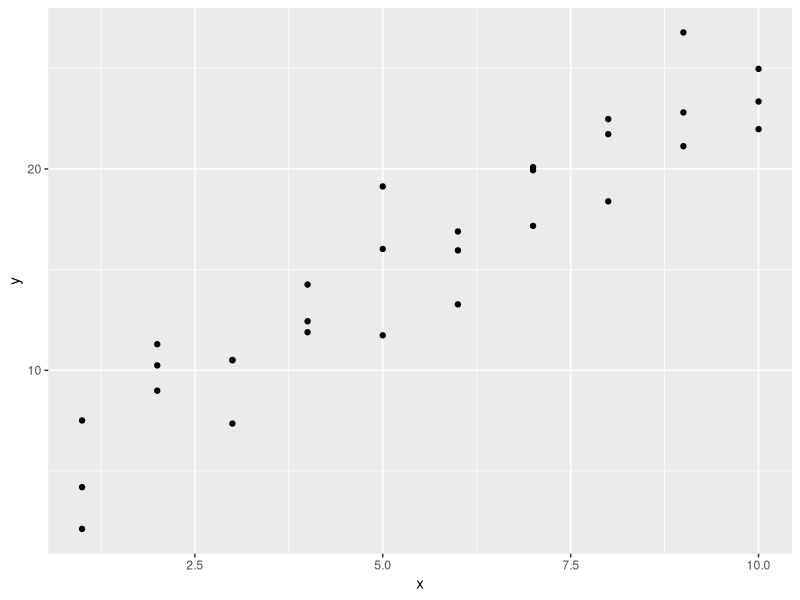
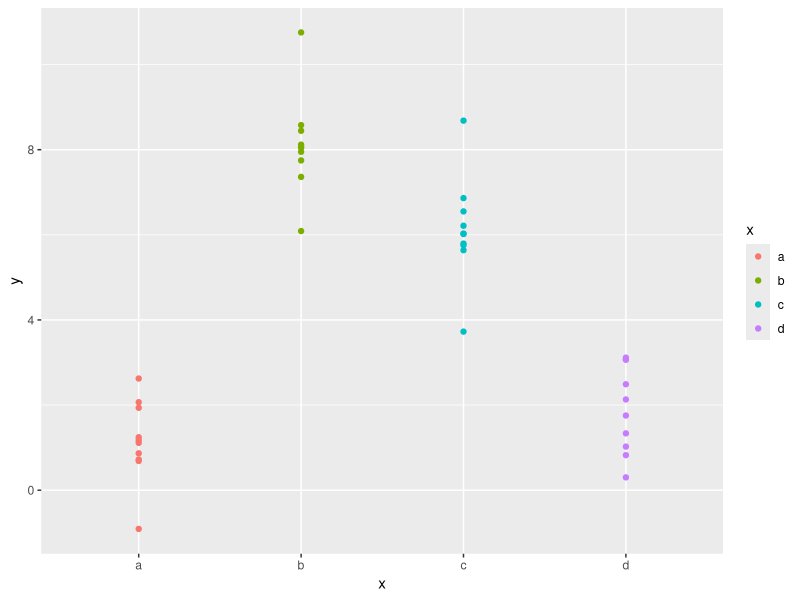
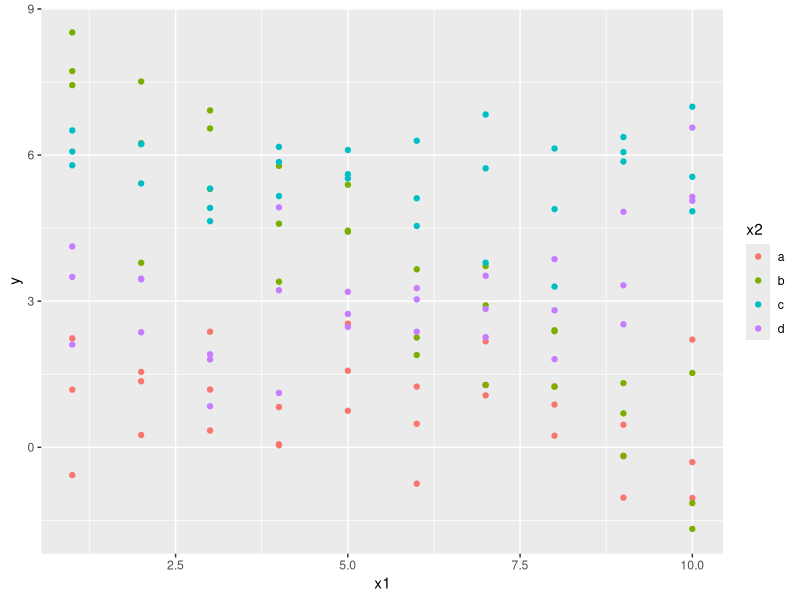
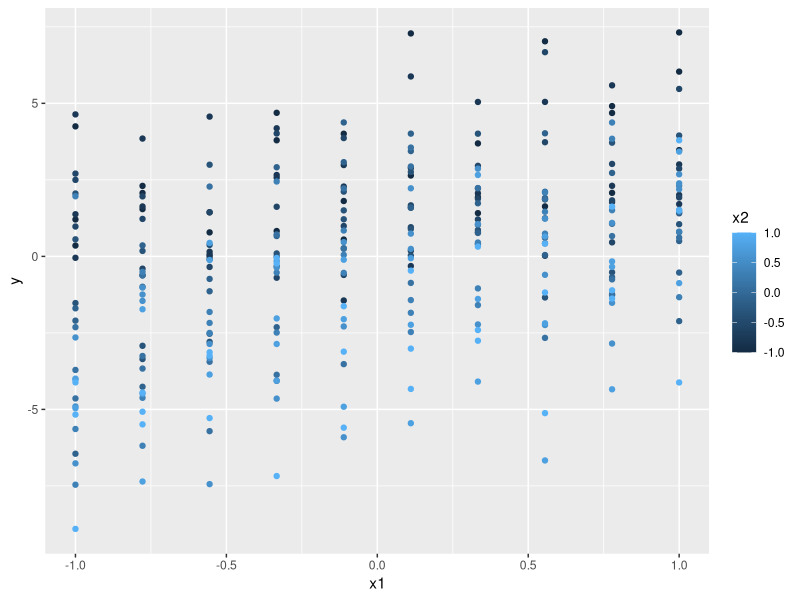
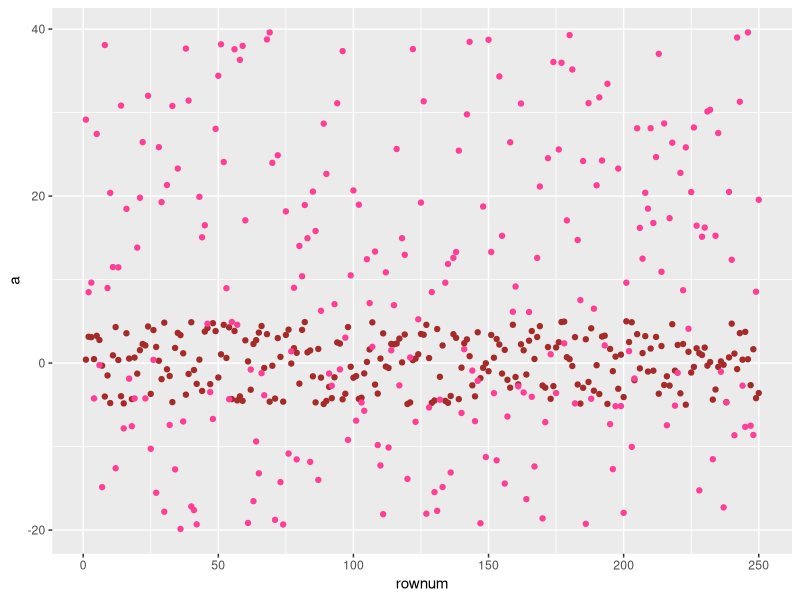
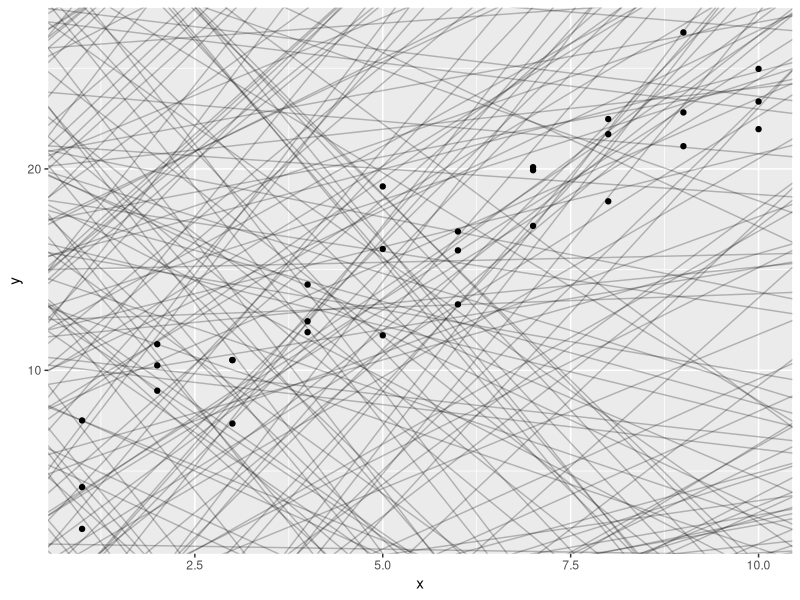
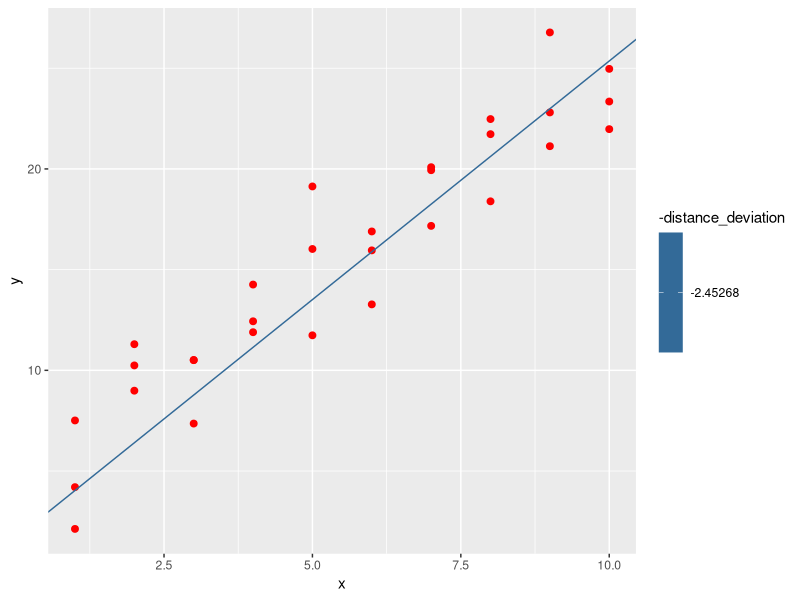
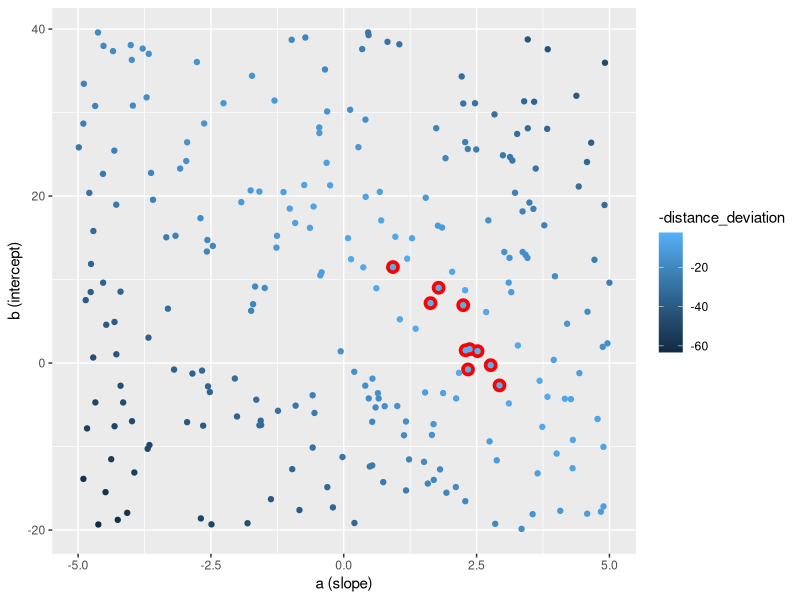

Write R code to recreate these figures, in order.
## ---- chunk 1
knitr::opts_chunk$set(echo = TRUE)
library("ggplot2")
library("modelr")
library("purrr")
library(tibble)
library(dplyr)
## ---- chunk 2
sim1 %>%
  ggplot() +
  geom_point(aes(x, y))
## ---- chunk 3
ggplot(sim2) +
  geom_point(aes(x, y, color = x))
## ---- chunk 4
ggplot(sim3) +
  geom_point(aes(x1, y, color = x2))
## ---- chunk 5
ggplot(sim4) +
  geom_point(aes(x1, y, color = x2))
## ---- chunk 6
(random_models <- tibble(
  a = runif(250, -5, 5),
  b = runif(250, -20, 40)
))
cat(
  "Generated Points Pairs:",
  "\nlength(random_models$a):",
  length(random_models$a),
  "\nlength(random_models$b):",
  length(random_models$b)
)
random_models %>%
  mutate(rownum = row_number()) %>%
  ggplot() + geom_point(aes(rownum, a), color = "brown") +
  geom_point(aes(rownum, b), color = "violetred1")
# Plot the models as slop-intercept form lines
ggplot(sim1) +
  geom_abline(data = random_models, mapping = aes(intercept = b, slope = a), alpha = 1/4) +
  geom_point(aes(x, y))
## ---- chunk 7
abline_model<- function(mod, data) {
  data$x * mod[1] + mod[2]
}
distance_deviation <- function(mod, data) {
  diff <- data$y - abline_model(mod, data)
  sqrt(mean(diff ^ 2))
}
(
  measured_dist <- random_models %>%
    mutate(distance_deviation = map2_dbl(a, b, function(a, b) {
      distance_deviation(c(a, b), sim1)
    })) %>%
    arrange(distance_deviation)
)
ggplot(sim1) +
  geom_point(size = 2, color = "red", mapping = aes(x, y)) +
  # Overlay the best model onto the data
  geom_abline(
    data = filter(measured_dist, rank(distance_deviation) <= 1),
    aes(intercept = b, slope = a, colour = -distance_deviation)
  )
## ---- chunk 8
ggplot(measured_dist, aes(a, b)) +
  geom_point(data = filter(measured_dist, rank(distance_deviation) <= 10), color = "red", size = 4) +
  geom_point(aes(color = -distance_deviation)) +
  xlab("a (slope)") + ylab("b (intercept)")
## ---- chunk 9
(grid_models <- expand.grid(
  a = seq(1, 3, length = 25),
  b = seq(-5, 20, length = 25)
)) %>%
  ggplot(aes(a, b)) + geom_point() +
  xlab("a (slope)") + ylab("b (intercept)")
# Search the best 10 models in the generated evenly spaced grid of points
(measured_dist <- grid_models %>%
  mutate(distance_deviation = map2_dbl(a, b, function(a, b) {
    distance_deviation(c(a, b), sim1)
  }))) %>%
  ggplot() +
  geom_point(
    data = filter(measured_dist, rank(distance_deviation) < 10 ), 
    mapping = aes(a, b), color = "red", size = 4
  ) +
  geom_point(data = measured_dist, aes(a, b, color = -distance_deviation)) +
  xlab("a (slope)") + ylab("b (intercept)")
## ---- chunk 10
ggplot(sim1, aes(x, y)) +
  geom_abline(
    data = filter(measured_dist, rank(distance_deviation) < 9),
    mapping = aes(slope = a, intercept = b, color = factor(distance_deviation))
  ) +
  geom_point(color = "grey30")
## ---- chunk 11
(optimized_model <- optim(
  c(0, 0),
  fn = distance_deviation,
  data = sim1
))
# Visualize this model onto original data
ggplot() +
  geom_abline(
    slope = optimized_model$par[1],
    intercept = optimized_model$par[2],
    color = "red"
  ) +
  geom_point(data = sim1, mapping = aes(x, y), color = "grey30")
## ---- chunk 12
ggplot(sim1, aes(x)) +
  geom_line(
    data = data_grid(sim1, x) %>%
      mutate(
        pred = optimized_model$par[1] * x + optimized_model$par[2]
      ),
    mapping = aes(y = pred),
    color = "red", size = 1
  ) +
  geom_point(aes(y = y), color = "grey30")
## ---- chunk 13
sim1 %>%
  mutate(
    pred = optimized_model$par[1] * x + optimized_model$par[2],
    resid = y - pred
  )
## ---- chunk 14
linear_model = lm(y ~ x, data = sim1)
# Extract Model Coefficients
coefficients(linear_model) # short as: coef(linear_model)
cat(
  "Extract Intercept:",
  coef(linear_model)[[1]],
  "\nExtract Slope: ",
  coef(linear_model)[[2]]
)
## ---- chunk 15
sim1 %>%
  data_grid(x) %>%
  add_predictions(model = linear_model) %>%
  ggplot(aes(x, pred)) +
  geom_line(color = "red", size = 1) +
  geom_point(data = sim1, mapping = aes(x, y))
## ---- chunk 16
sim1 %>%
  add_residuals(linear_model) %>%
  ggplot() + geom_freqpoly(aes(x = resid), bins = 30)
## ---- chunk 17
sim1 %>%
  add_residuals(linear_model) %>%
  ggplot() +
  geom_ref_line(h = 0) +
  geom_point(aes(x, resid))
## ---- chunk 18
set.seed(10)
n <- 500
sigma <- 2
dummy_data <- tibble(
  category_i = c(rep("category_1", n), rep("category_2", n), rep("category_3", n)),
  j = c(1:n, 1:n, 1:n),
  # Set the means of 8, 9.5 and 11 to each category
  y = c(4 + sigma * rnorm(n), 7.5 + sigma * rnorm(n), 11 + sigma * rnorm(n))
)
dummy_data %>%
  ggplot() + geom_ref_line(v = c(4, 7.5, 11)) +
  geom_histogram(
    # identity position is underlied here, instead of default stack positioning
    aes(x = y, fill = category_i), position = "identity", binwidth = 0.5, alpha = 1/3
  )
dummy_data %>%
  ggplot() + geom_point(
    aes(j, y, color = category_i)
  )
# View this dataset in Matrix:
dummy_data %>%
  tidyr::spread(key = category_i, value = y)
## ---- chunk 19
summary(
  lm(y ~ category_i, data = dummy_data)
)
## ---- chunk 20
summary(categorical_lm <- lm(y ~ x, data = sim2))
# Calculate the Root Mean Squared Error(RMSE)
cat("RMSE: ",
    RMSE <-
      sqrt(sum(residuals(categorical_lm) ^ 2) / df.residual(categorical_lm))
)
(categorical_pred_summary <- sim2 %>%
  data_grid(x) %>%
  add_predictions(categorical_lm))
sim2 %>%
  data_grid(x) %>%
  add_predictions(categorical_lm) %>%
  ggplot() +
  geom_point(data = sim2, mapping = aes(x, y, color = x)) +
  # Visualize the coefficients of lm modeling
  geom_ref_line(
    h = coef(categorical_lm)[["(Intercept)"]],
    colour = "olivedrab2"
  ) +
  geom_ref_line(
    h = coef(categorical_lm)[["(Intercept)"]] + coef(categorical_lm)[["xb"]],
    colour = "olivedrab2"
  ) +
  geom_ref_line(
    h = coef(categorical_lm)[["(Intercept)"]] + coef(categorical_lm)[["xc"]],
    colour = "olivedrab2"
  ) +
  geom_ref_line(
    h = coef(categorical_lm)[["(Intercept)"]] + coef(categorical_lm)[["xd"]],
    colour = "olivedrab2"
  ) +
  geom_crossbar(aes(
    # Visualize the RMSE
    x, pred, ymin = pred - RMSE, ymax = pred + RMSE
  ), data = categorical_pred_summary, width = 0.2)
## ---- chunk 21
(gathered_model <- sim3 %>%
  data_grid(x1, x2) %>%
  gather_predictions(
    lm(y ~ x1 + x2, sim3),
    lm(y ~ x1 * x2, sim3),
    lm(y ~ x1 + x2 + x1 * x2, sim3)
  ))
ggplot(sim3) +
  geom_point(aes(x1, y, color = x2)) +
  geom_line(
    data = gathered_model, 
    aes(x1, pred, color = x2
        # group = paste(x2, model)
    )
  ) +
  facet_wrap(~ model)
sim3 %>%
  gather_residuals(
    lm(y ~ x1 + x2, sim3),
    lm(y ~ x1 * x2, sim3)
  ) %>%
  ggplot() +
  geom_point(aes(x1, resid, color = x2)) +
  facet_grid(model ~ x2)
## ---- chunk 22
(predicts <- sim4 %>%
  data_grid(
    # Generates a 5 x 5 = 25 entries encountered table
    x1 = seq_range(x1, 5),
    x2 = seq_range(x2, 5)
  ) %>%
  gather_predictions(
    lm(y ~ x1 + x2, data = sim4),
    lm(y ~ x1 * x2, data = sim4)
    # lm(y ~ x1 * x2, data = sim4, pretty = TRUE)
  ))
# Visualize the two predictions as 3d surfaces
ggplot(predicts) + geom_tile(aes(x = x1, y = x2, fill = pred)) +
  facet_wrap(~ model)
# Visualize the the surfaces in multile slices
ggplot(predicts) +
  geom_line(aes(x = x1, y = pred, color = x2, group = x2)) +
  facet_wrap(~ model)
# Visualize the the surfaces in multile slices
ggplot(predicts) +
  geom_line(aes(x = x2, y = pred, color = x1, group = x1)) +
  facet_wrap(~ model)
